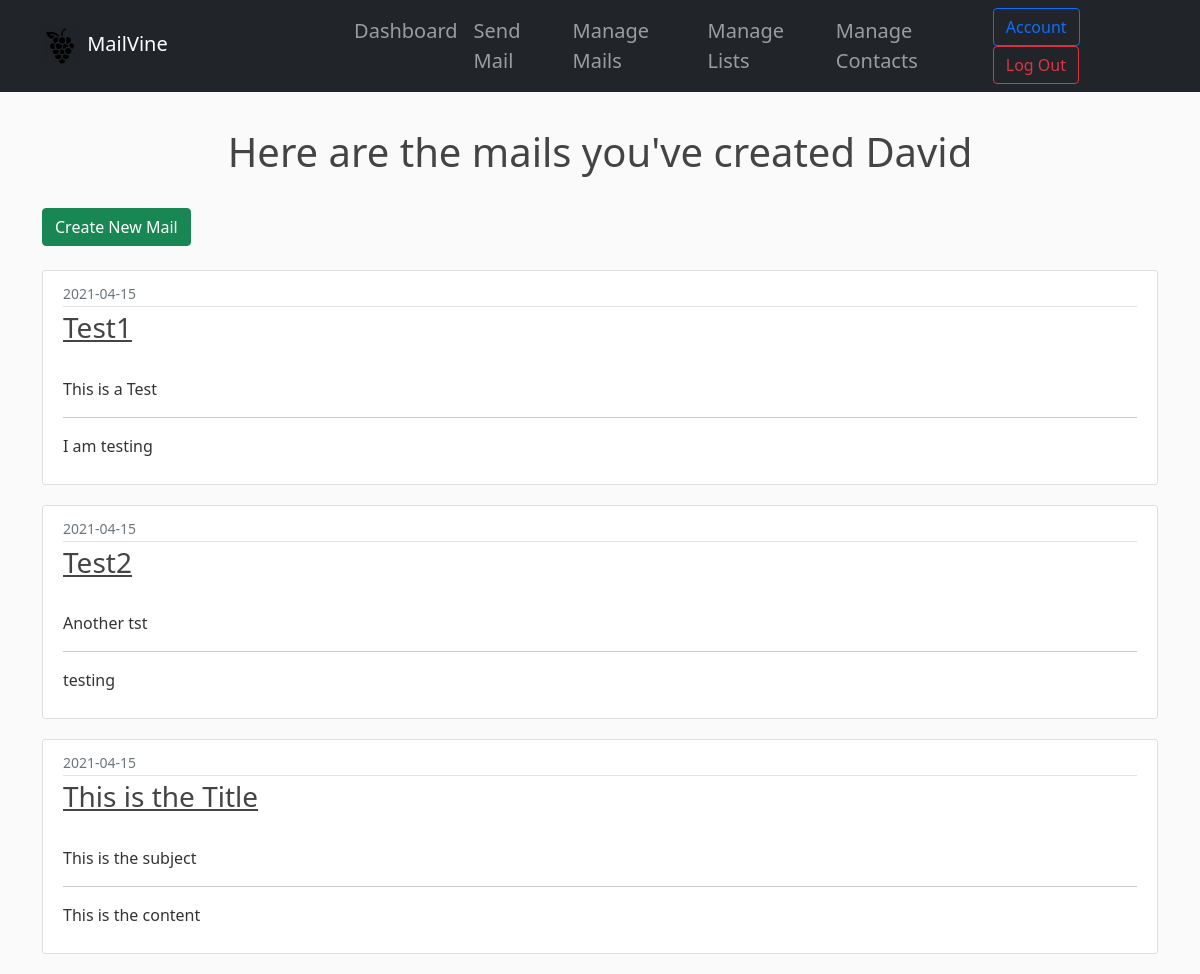
/manage_mails.html (signed in), run on an earlier commit of the app's database.
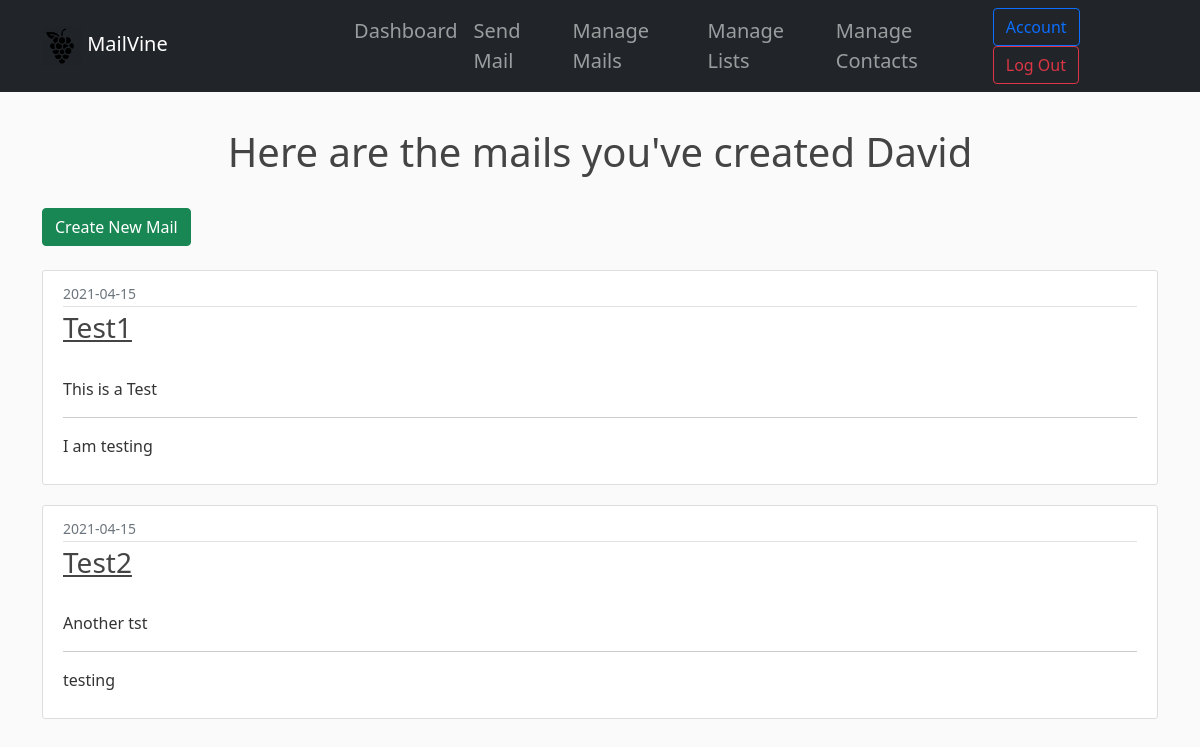
And on a later commit of the database.
### mailvine/models.py (models this page shows, shortened)
class Mail(db.Model):
    id = db.Column(db.Integer, primary_key=True)
    title = db.Column(db.String(60), nullable=False)
    subject = db.Column(db.String(120), nullable=False, default='Check this out!')
    email_text = db.Column(db.Text, nullable=False)
    email_photo = db.Column(db.String(20))
    is_active = db.Column(db.Boolean, nullable=False, default=1)
    created_at = db.Column(db.DateTime, nullable=False, default=datetime.utcnow)
    user_id = db.Column(db.Integer, db.ForeignKey('user.id'), nullable=False)

### mailvine/routes.py (the view)
@app.route('/manage_mails.html')
@login_required
def manage_mail():
    user = User.query.get(current_user.id)
    mails = Mail.query.filter(Mail.user == user)
    return render_template('manage_mails.html', mails=mails)

### mailvine/models.py (called while the page is built)
@login_manager.user_loader
def load_user(user_id):
    return User.query.get(int(user_id))

### mailvine/templates/manage_mails.html (shortened to what this page needs)
{% extends "dashboard_layout.html" %}
{% block body %}
<main class="container">
    <div class="pt-5 text-center">
        <h1>Here are the mails you've created {{ current_user.first_name }}</h1>
    </div>
    <br>
    <div>
        <a class="btn btn-success" href="{{ url_for('new_mail') }}" role="button">Create New Mail</a>
    </div>
    <br>
    {% for mail in mails %}
    <article class="media content-section">
        <div class="media-body">
            <div class="article-metadata">
                <small class="text-muted">{{ mail.created_at.strftime('%Y-%m-%d') }}</small>
            </div>
            <h3><a href="{{ url_for('mail', mail_id=mail.id) }}" class="article-title">{{ mail.title}}</a></h3>
            <br>
            <p class="article-content">{{ mail.subject }}</p>
            <hr>
            <p class="article-content">{{ mail.email_text }}</p>
        </div>
    </article>
    {% endfor %}
</main>
{%endblock body%}

What changed in the data, as far as the page shows it:
removed Mail: created_at "2021-04-15", title "This is the Title", subject "This is the subject", email_text "This is the content"
